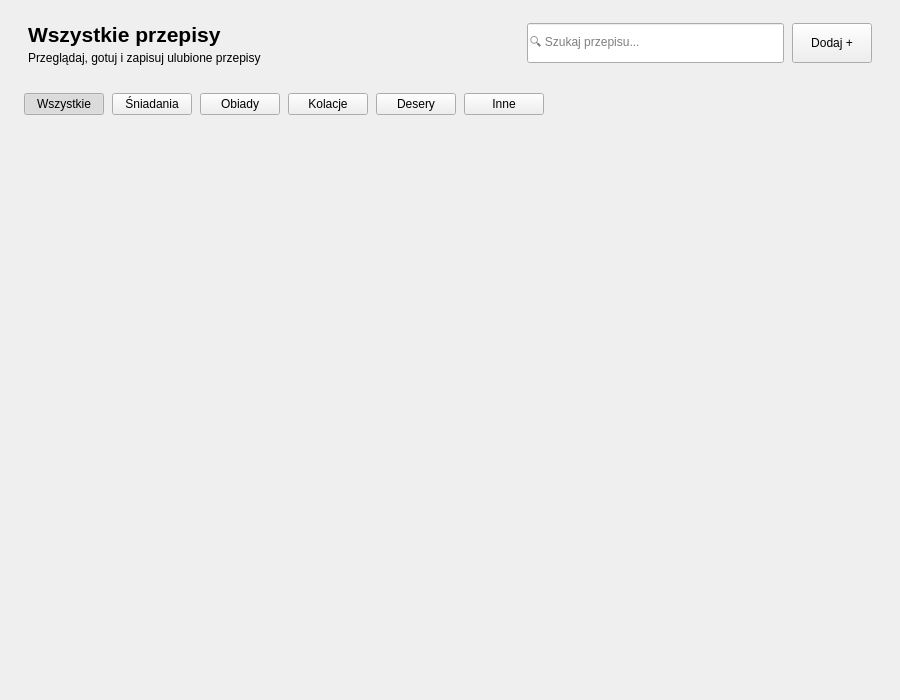
<?xml version="1.0" encoding="UTF-8"?>
<ui version="4.0">
 <class>AllRecipesPage</class>
 <widget class="QWidget" name="AllRecipesPage">
  <property name="geometry">
   <rect>
    <x>0</x>
    <y>0</y>
    <width>900</width>
    <height>700</height>
   </rect>
  </property>
  <property name="windowTitle">
   <string>Form</string>
  </property>
  <layout class="QVBoxLayout" name="verticalLayout_Main">
   <property name="spacing">
    <number>0</number>
   </property>
   <property name="leftMargin">
    <number>0</number>
   </property>
   <property name="topMargin">
    <number>0</number>
   </property>
   <property name="rightMargin">
    <number>0</number>
   </property>
   <property name="bottomMargin">
    <number>0</number>
   </property>
   <item>
    <layout class="QHBoxLayout" name="horizontalLayout_TopBar">
     <property name="spacing">
      <number>8</number>
     </property>
     <property name="leftMargin">
      <number>28</number>
     </property>
     <property name="topMargin">
      <number>22</number>
     </property>
     <property name="rightMargin">
      <number>28</number>
     </property>
     <property name="bottomMargin">
      <number>18</number>
     </property>
     <item>
      <layout class="QVBoxLayout" name="verticalLayout_Title">
       <property name="spacing">
        <number>4</number>
       </property>
       <item>
        <widget class="QLabel" name="label_PageTitle">
         <property name="font">
          <font>
           <pointsize>16</pointsize>
           <bold>true</bold>
          </font>
         </property>
         <property name="text">
          <string>Wszystkie przepisy</string>
         </property>
        </widget>
       </item>
       <item>
        <widget class="QLabel" name="label_PageTitle2">
         <property name="text">
          <string>Przeglądaj, gotuj i zapisuj ulubione przepisy</string>
         </property>
        </widget>
       </item>
      </layout>
     </item>
     <item>
      <spacer name="hSpacer_Top">
       <property name="orientation">
        <enum>Qt::Horizontal</enum>
       </property>
       <property name="sizeHint" stdset="0">
        <size>
         <width>40</width>
         <height>20</height>
        </size>
       </property>
      </spacer>
     </item>
     <item>
      <widget class="QLineEdit" name="lineEdit_Search">
       <property name="minimumSize">
        <size>
         <width>240</width>
         <height>40</height>
        </size>
       </property>
       <property name="maximumSize">
        <size>
         <width>320</width>
         <height>40</height>
        </size>
       </property>
       <property name="placeholderText">
        <string>🔍 Szukaj przepisu...</string>
       </property>
      </widget>
     </item>
     <item>
      <widget class="QPushButton" name="pushButton_Add">
       <property name="minimumSize">
        <size>
         <width>0</width>
         <height>40</height>
        </size>
       </property>
       <property name="maximumSize">
        <size>
         <width>16777215</width>
         <height>16777215</height>
        </size>
       </property>
       <property name="text">
        <string>Dodaj +</string>
       </property>
      </widget>
     </item>
    </layout>
   </item>
   <item>
    <layout class="QHBoxLayout" name="horizontalLayout_Categories">
     <property name="spacing">
      <number>8</number>
     </property>
     <property name="leftMargin">
      <number>24</number>
     </property>
     <property name="topMargin">
      <number>10</number>
     </property>
     <property name="rightMargin">
      <number>24</number>
     </property>
     <property name="bottomMargin">
      <number>10</number>
     </property>
     <item>
      <widget class="QPushButton" name="pushButton_All">
       <property name="maximumSize">
        <size>
         <width>16777215</width>
         <height>32</height>
        </size>
       </property>
       <property name="text">
        <string>Wszystkie</string>
       </property>
       <property name="checkable">
        <bool>true</bool>
       </property>
       <property name="checked">
        <bool>true</bool>
       </property>
       <property name="autoExclusive">
        <bool>true</bool>
       </property>
      </widget>
     </item>
     <item>
      <widget class="QPushButton" name="pushButton_Breakfast">
       <property name="maximumSize">
        <size>
         <width>16777215</width>
         <height>32</height>
        </size>
       </property>
       <property name="text">
        <string>Śniadania</string>
       </property>
       <property name="checkable">
        <bool>true</bool>
       </property>
       <property name="autoExclusive">
        <bool>true</bool>
       </property>
      </widget>
     </item>
     <item>
      <widget class="QPushButton" name="pushButton_Breakfast2">
       <property name="maximumSize">
        <size>
         <width>16777215</width>
         <height>32</height>
        </size>
       </property>
       <property name="text">
        <string>Obiady</string>
       </property>
       <property name="checkable">
        <bool>true</bool>
       </property>
       <property name="autoExclusive">
        <bool>true</bool>
       </property>
      </widget>
     </item>
     <item>
      <widget class="QPushButton" name="pushButton_Evening">
       <property name="maximumSize">
        <size>
         <width>16777215</width>
         <height>32</height>
        </size>
       </property>
       <property name="text">
        <string>Kolacje</string>
       </property>
       <property name="checkable">
        <bool>true</bool>
       </property>
       <property name="autoExclusive">
        <bool>true</bool>
       </property>
      </widget>
     </item>
     <item>
      <widget class="QPushButton" name="pushButton_Deserts">
       <property name="maximumSize">
        <size>
         <width>16777215</width>
         <height>32</height>
        </size>
       </property>
       <property name="text">
        <string>Desery</string>
       </property>
       <property name="checkable">
        <bool>true</bool>
       </property>
       <property name="autoExclusive">
        <bool>true</bool>
       </property>
      </widget>
     </item>
     <item>
      <widget class="QPushButton" name="pushButton_Another">
       <property name="maximumSize">
        <size>
         <width>16777215</width>
         <height>32</height>
        </size>
       </property>
       <property name="text">
        <string>Inne</string>
       </property>
       <property name="checkable">
        <bool>true</bool>
       </property>
       <property name="autoExclusive">
        <bool>true</bool>
       </property>
      </widget>
     </item>
     <item>
      <spacer name="hSpacer_Cat">
       <property name="orientation">
        <enum>Qt::Horizontal</enum>
       </property>
       <property name="sizeHint" stdset="0">
        <size>
         <width>40</width>
         <height>20</height>
        </size>
       </property>
      </spacer>
     </item>
    </layout>
   </item>
   <item>
    <widget class="QScrollArea" name="scrollArea">
     <property name="frameShape">
      <enum>QFrame::NoFrame</enum>
     </property>
     <property name="widgetResizable">
      <bool>true</bool>
     </property>
     <widget class="QWidget" name="scrollAreaWidgetContents">
      <property name="geometry">
       <rect>
        <x>0</x>
        <y>0</y>
        <width>900</width>
        <height>572</height>
       </rect>
      </property>
     </widget>
    </widget>
   </item>
  </layout>
 </widget>
 <resources/>
 <connections/>
</ui>
